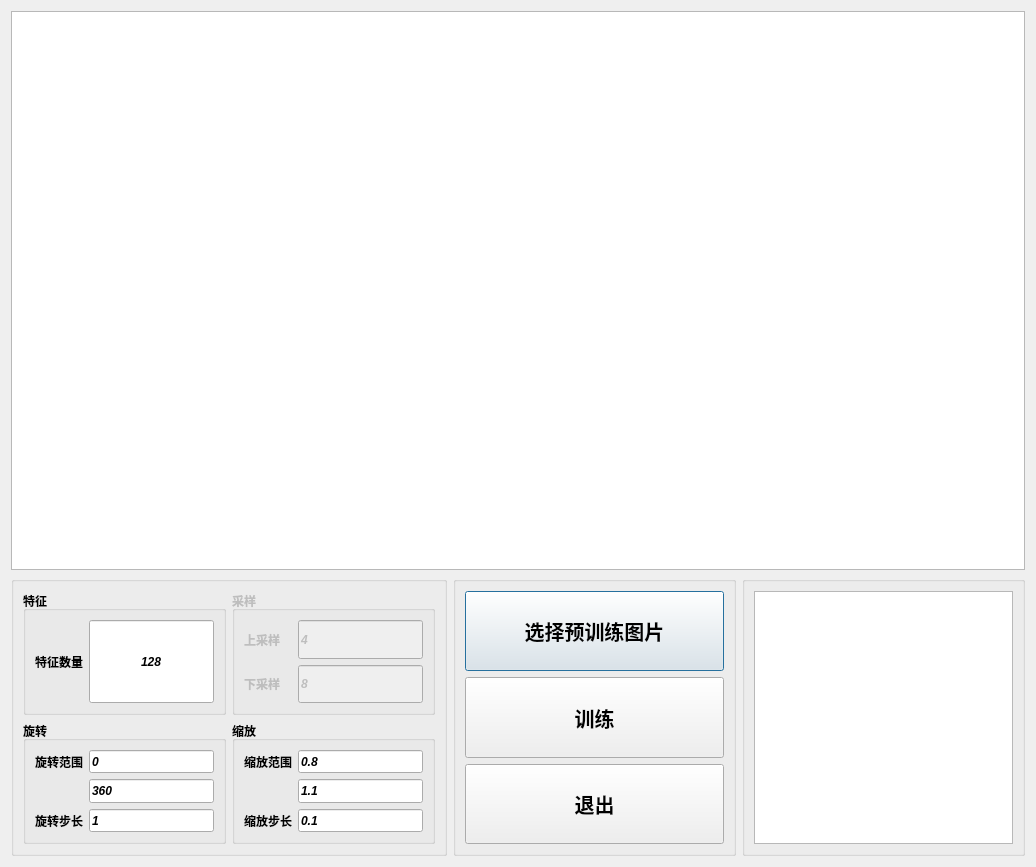
<?xml version="1.0" encoding="UTF-8"?>
<ui version="4.0">
 <class>ShapeBaseTrainerDialog</class>
 <widget class="QDialog" name="ShapeBaseTrainerDialog">
  <property name="geometry">
   <rect>
    <x>0</x>
    <y>0</y>
    <width>1036</width>
    <height>867</height>
   </rect>
  </property>
  <property name="cursor">
   <cursorShape>ArrowCursor</cursorShape>
  </property>
  <property name="windowTitle">
   <string>ShapeBaseTrainer</string>
  </property>
  <layout class="QGridLayout" name="gridLayout">
   <item row="2" column="1">
    <widget class="QGroupBox" name="groupBox_6">
     <property name="title">
      <string/>
     </property>
     <layout class="QGridLayout" name="gridLayout_7">
      <item row="0" column="0">
       <widget class="QPushButton" name="open_pushButton">
        <property name="sizePolicy">
         <sizepolicy hsizetype="Preferred" vsizetype="Preferred">
          <horstretch>0</horstretch>
          <verstretch>0</verstretch>
         </sizepolicy>
        </property>
        <property name="minimumSize">
         <size>
          <width>180</width>
          <height>70</height>
         </size>
        </property>
        <property name="font">
         <font>
          <pointsize>15</pointsize>
          <weight>75</weight>
          <bold>true</bold>
         </font>
        </property>
        <property name="text">
         <string>选择预训练图片</string>
        </property>
       </widget>
      </item>
      <item row="1" column="0">
       <widget class="QPushButton" name="train_pushButton">
        <property name="sizePolicy">
         <sizepolicy hsizetype="Preferred" vsizetype="Preferred">
          <horstretch>0</horstretch>
          <verstretch>0</verstretch>
         </sizepolicy>
        </property>
        <property name="minimumSize">
         <size>
          <width>180</width>
          <height>70</height>
         </size>
        </property>
        <property name="font">
         <font>
          <pointsize>15</pointsize>
          <weight>75</weight>
          <bold>true</bold>
         </font>
        </property>
        <property name="text">
         <string>训练</string>
        </property>
       </widget>
      </item>
      <item row="2" column="0">
       <widget class="QPushButton" name="exit_pushButton">
        <property name="sizePolicy">
         <sizepolicy hsizetype="Preferred" vsizetype="Preferred">
          <horstretch>0</horstretch>
          <verstretch>0</verstretch>
         </sizepolicy>
        </property>
        <property name="minimumSize">
         <size>
          <width>180</width>
          <height>70</height>
         </size>
        </property>
        <property name="font">
         <font>
          <pointsize>15</pointsize>
          <weight>75</weight>
          <bold>true</bold>
         </font>
        </property>
        <property name="text">
         <string>退出</string>
        </property>
       </widget>
      </item>
     </layout>
    </widget>
   </item>
   <item row="0" column="0" rowspan="2" colspan="3">
    <widget class="QGraphicsView" name="graphicsView">
     <property name="sizePolicy">
      <sizepolicy hsizetype="Preferred" vsizetype="Preferred">
       <horstretch>0</horstretch>
       <verstretch>0</verstretch>
      </sizepolicy>
     </property>
     <property name="styleSheet">
      <string notr="true"/>
     </property>
    </widget>
   </item>
   <item row="2" column="0">
    <widget class="QGroupBox" name="groupBox">
     <property name="minimumSize">
      <size>
       <width>0</width>
       <height>0</height>
      </size>
     </property>
     <property name="font">
      <font>
       <weight>75</weight>
       <bold>true</bold>
      </font>
     </property>
     <property name="title">
      <string/>
     </property>
     <layout class="QGridLayout" name="gridLayout_6">
      <item row="0" column="1">
       <widget class="QGroupBox" name="groupBox_4">
        <property name="enabled">
         <bool>false</bool>
        </property>
        <property name="title">
         <string>采样</string>
        </property>
        <layout class="QGridLayout" name="gridLayout_2">
         <item row="0" column="0">
          <widget class="QLabel" name="label_2">
           <property name="text">
            <string>上采样</string>
           </property>
          </widget>
         </item>
         <item row="2" column="0">
          <widget class="QLabel" name="label_7">
           <property name="text">
            <string>下采样</string>
           </property>
          </widget>
         </item>
         <item row="2" column="1" colspan="2">
          <widget class="QLineEdit" name="uplineEdit">
           <property name="sizePolicy">
            <sizepolicy hsizetype="Preferred" vsizetype="Preferred">
             <horstretch>0</horstretch>
             <verstretch>0</verstretch>
            </sizepolicy>
           </property>
           <property name="font">
            <font>
             <weight>75</weight>
             <italic>true</italic>
             <bold>true</bold>
            </font>
           </property>
           <property name="text">
            <string>8</string>
           </property>
          </widget>
         </item>
         <item row="0" column="1" colspan="2">
          <widget class="QLineEdit" name="downlineEdit">
           <property name="sizePolicy">
            <sizepolicy hsizetype="Preferred" vsizetype="Preferred">
             <horstretch>0</horstretch>
             <verstretch>0</verstretch>
            </sizepolicy>
           </property>
           <property name="font">
            <font>
             <weight>75</weight>
             <italic>true</italic>
             <bold>true</bold>
            </font>
           </property>
           <property name="text">
            <string>4</string>
           </property>
           <property name="alignment">
            <set>Qt::AlignLeading|Qt::AlignLeft|Qt::AlignVCenter</set>
           </property>
          </widget>
         </item>
        </layout>
       </widget>
      </item>
      <item row="1" column="1">
       <widget class="QGroupBox" name="groupBox_3">
        <property name="title">
         <string>缩放</string>
        </property>
        <layout class="QGridLayout" name="gridLayout_3">
         <item row="0" column="0">
          <widget class="QLabel" name="label_5">
           <property name="text">
            <string>缩放范围</string>
           </property>
          </widget>
         </item>
         <item row="0" column="1">
          <widget class="QLineEdit" name="scale1_lineEdit">
           <property name="sizePolicy">
            <sizepolicy hsizetype="Preferred" vsizetype="Preferred">
             <horstretch>0</horstretch>
             <verstretch>0</verstretch>
            </sizepolicy>
           </property>
           <property name="font">
            <font>
             <weight>75</weight>
             <italic>true</italic>
             <bold>true</bold>
            </font>
           </property>
           <property name="text">
            <string>0.8</string>
           </property>
          </widget>
         </item>
         <item row="1" column="1">
          <widget class="QLineEdit" name="scale2_lineEdit">
           <property name="sizePolicy">
            <sizepolicy hsizetype="Preferred" vsizetype="Preferred">
             <horstretch>0</horstretch>
             <verstretch>0</verstretch>
            </sizepolicy>
           </property>
           <property name="font">
            <font>
             <weight>75</weight>
             <italic>true</italic>
             <bold>true</bold>
            </font>
           </property>
           <property name="text">
            <string>1.1</string>
           </property>
          </widget>
         </item>
         <item row="2" column="0">
          <widget class="QLabel" name="label_6">
           <property name="text">
            <string>缩放步长</string>
           </property>
          </widget>
         </item>
         <item row="2" column="1">
          <widget class="QLineEdit" name="scale_step_lineEdit">
           <property name="sizePolicy">
            <sizepolicy hsizetype="Preferred" vsizetype="Preferred">
             <horstretch>0</horstretch>
             <verstretch>0</verstretch>
            </sizepolicy>
           </property>
           <property name="font">
            <font>
             <weight>75</weight>
             <italic>true</italic>
             <bold>true</bold>
            </font>
           </property>
           <property name="text">
            <string>0.1</string>
           </property>
          </widget>
         </item>
        </layout>
       </widget>
      </item>
      <item row="0" column="0">
       <widget class="QGroupBox" name="groupBox_5">
        <property name="title">
         <string>特征</string>
        </property>
        <layout class="QGridLayout" name="gridLayout_5">
         <item row="0" column="1">
          <widget class="QLineEdit" name="num_lineEdit">
           <property name="sizePolicy">
            <sizepolicy hsizetype="Preferred" vsizetype="Preferred">
             <horstretch>0</horstretch>
             <verstretch>0</verstretch>
            </sizepolicy>
           </property>
           <property name="font">
            <font>
             <weight>75</weight>
             <italic>true</italic>
             <bold>true</bold>
            </font>
           </property>
           <property name="text">
            <string>128</string>
           </property>
           <property name="alignment">
            <set>Qt::AlignCenter</set>
           </property>
           <property name="cursorMoveStyle">
            <enum>Qt::LogicalMoveStyle</enum>
           </property>
          </widget>
         </item>
         <item row="0" column="0">
          <widget class="QLabel" name="label">
           <property name="text">
            <string>特征数量</string>
           </property>
          </widget>
         </item>
        </layout>
       </widget>
      </item>
      <item row="1" column="0">
       <widget class="QGroupBox" name="groupBox_2">
        <property name="title">
         <string>旋转</string>
        </property>
        <layout class="QGridLayout" name="gridLayout_4">
         <item row="0" column="0">
          <widget class="QLabel" name="label_3">
           <property name="text">
            <string>旋转范围</string>
           </property>
          </widget>
         </item>
         <item row="0" column="1">
          <widget class="QLineEdit" name="down_r_lineEdit">
           <property name="sizePolicy">
            <sizepolicy hsizetype="Preferred" vsizetype="Preferred">
             <horstretch>0</horstretch>
             <verstretch>0</verstretch>
            </sizepolicy>
           </property>
           <property name="font">
            <font>
             <weight>75</weight>
             <italic>true</italic>
             <bold>true</bold>
            </font>
           </property>
           <property name="text">
            <string>0</string>
           </property>
          </widget>
         </item>
         <item row="1" column="1">
          <widget class="QLineEdit" name="up_r_lineEdit">
           <property name="sizePolicy">
            <sizepolicy hsizetype="Preferred" vsizetype="Preferred">
             <horstretch>0</horstretch>
             <verstretch>0</verstretch>
            </sizepolicy>
           </property>
           <property name="font">
            <font>
             <weight>75</weight>
             <italic>true</italic>
             <bold>true</bold>
            </font>
           </property>
           <property name="text">
            <string>360</string>
           </property>
          </widget>
         </item>
         <item row="2" column="0">
          <widget class="QLabel" name="label_4">
           <property name="text">
            <string>旋转步长</string>
           </property>
          </widget>
         </item>
         <item row="2" column="1">
          <widget class="QLineEdit" name="r_step_lineEdit">
           <property name="sizePolicy">
            <sizepolicy hsizetype="Preferred" vsizetype="Preferred">
             <horstretch>0</horstretch>
             <verstretch>0</verstretch>
            </sizepolicy>
           </property>
           <property name="font">
            <font>
             <weight>75</weight>
             <italic>true</italic>
             <bold>true</bold>
            </font>
           </property>
           <property name="text">
            <string>1</string>
           </property>
          </widget>
         </item>
        </layout>
       </widget>
      </item>
     </layout>
    </widget>
   </item>
   <item row="2" column="2">
    <widget class="QGroupBox" name="groupBox_7">
     <property name="font">
      <font>
       <weight>75</weight>
       <bold>true</bold>
      </font>
     </property>
     <property name="title">
      <string/>
     </property>
     <layout class="QGridLayout" name="gridLayout_8">
      <item row="0" column="0">
       <widget class="QGraphicsView" name="graphicsView_2">
        <property name="sizePolicy">
         <sizepolicy hsizetype="Preferred" vsizetype="Preferred">
          <horstretch>0</horstretch>
          <verstretch>0</verstretch>
         </sizepolicy>
        </property>
       </widget>
      </item>
     </layout>
    </widget>
   </item>
  </layout>
 </widget>
 <resources/>
 <connections/>
</ui>
